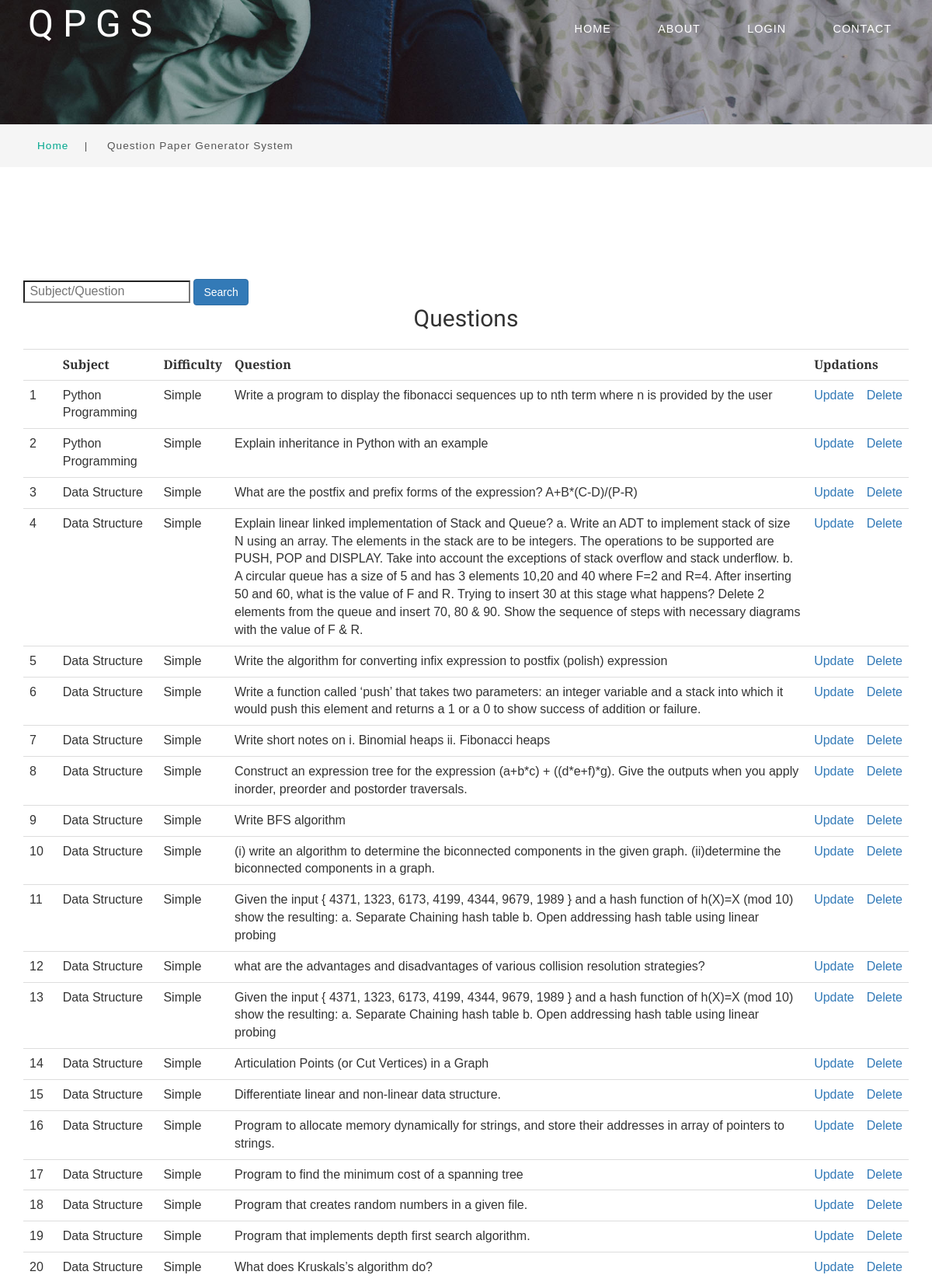
/questionlist/ (upper part), run on the app's committed database.
### master/models.py (models this page shows, shortened)
class Question(models.Model):
    subjects = models.ForeignKey(Subject, on_delete=models.CASCADE)
    questions = models.TextField(max_length=2000)
    difficulty = models.CharField(choices=LVL, max_length=10)
    created = models.DateTimeField(auto_now=True)

class Subject(models.Model):
    course_name=models.ForeignKey(Course,on_delete=models.CASCADE)
    semesters = models.PositiveIntegerField(default=1, validators=[MinValueValidator(1), MaxValueValidator(8)])
    subject_name = models.CharField(max_length=60)
    created = models.DateTimeField(auto_now=True)
    def __str__(self):
        return self.subject_name

### master/views.py (the view)
# urls.py: path(r'questionlist/', questionlist, name='questionlist'),
def questionlist(request):
    products = list(Question.objects.all())
    return render(request, 'questionlist.html', {'products': products})

### templates/questionlist.html
{% extends "base.html" %}
{% load static %}
{% load bootstrap4 %}
{% block content %}
 <form action="{% url 'search' %}" method="GET">
            <input type="search" name="search" placeholder=" Subject/Question" required/>
            <button type="submit" class="btn btn-primary">Search</button>
        </form>
<h2 align="center">Questions</h2><br>
<table class="table">
    <tr><th></th>
        <th>Subject</th>
         <th >Difficulty</th>
        <th>Question</th>
        <th colspan="2" align="center">Updations</th>
    </tr>
    {% for i in products %}
    <tr><td>{{ forloop.counter }}</td>
        <td>{{i.subjects}}</td>
        <td>{{i.difficulty}}</td>
        <td>{{i.questions}}</td>
        <td><a href="{% url 'quesup' i.id %}">Update</a></td>
       <td><a href="{% url 'quesdel' i.id %}">Delete</a></td>
    </tr>{% endfor %}
</table>
    {% endblock %}

### static/css/style.css (style rules this page uses)
html, body { margin: 0; font-size: 100%; font-family: 'Merriweather Sans', sans-serif; background: #fff; }
body a { text-decoration: none; transition: 0.5s all; -webkit-transition: 0.5s all; -moz-transition: 0.5s all; -o-transition: 0.5s all; -ms-transition: 0.5s all; }
h1, h2, h3, h4, h5, h6 { margin: 0; font-weight: 400; font-family: 'Mallanna', sans-serif; }

### data on the page
Question: subjects "Python Programming", difficulty "Simple", questions "Write a program to display the fibonacci sequences up to nth term where n is provided by the user"
Question: subjects "Python Programming", difficulty "Simple", questions "Explain inheritance in Python with an example"
Question: subjects "Data Structure", difficulty "Simple", questions "What are the postfix and prefix forms of the expression? A+B*(C-D)/(P-R)"
Question: subjects "Data Structure", difficulty "Simple", questions "Explain linear linked implementation of Stack and Queue? a. Write an ADT to implement stack of size N using an array. The elements in the stack are to be integers. The operations to be supported are PUSH, POP and DISPLAY. Take into account the exceptions of stack overflow and stack underflow. b. A circular queue has a size of 5 and has 3 elements 10,20 and 40 where F=2 and R=4. After inserting 50 and 60, what is the value of F and R. Trying to insert 30 at this stage what happens? Delete 2 elements from the queue and insert 70, 80 & 90. Show the sequence of steps with necessary diagrams with the value of F & R."
Question: subjects "Data Structure", difficulty "Simple", questions "Write the algorithm for converting infix expression to postfix (polish) expression"
Question: subjects "Data Structure", difficulty "Simple", questions "Write a function called ‘push’ that takes two parameters: an integer variable and a stack into which it would push this element and returns a 1 or a 0 to show success of addition or failure."
Question: subjects "Data Structure", difficulty "Simple", questions "Write short notes on i. Binomial heaps ii. Fibonacci heaps"
Question: subjects "Data Structure", difficulty "Simple", questions "Construct an expression tree for the expression (a+b*c) + ((d*e+f)*g). Give the outputs when you apply inorder, preorder and postorder traversals."
Question: subjects "Data Structure", difficulty "Simple", questions "Write BFS algorithm"
Question: subjects "Data Structure", difficulty "Simple", questions "(i) write an algorithm to determine the biconnected components in the given graph. (ii)determine the biconnected components in a graph."
Question: subjects "Data Structure", difficulty "Simple", questions "Given the input { 4371, 1323, 6173, 4199, 4344, 9679, 1989 } and a hash function of h(X)=X (mod 10) show the resulting: a. Separate Chaining hash table b. Open addressing hash table using linear probing"
Question: subjects "Data Structure", difficulty "Simple", questions "what are the advantages and disadvantages of various collision resolution strategies?"
Question: subjects "Data Structure", difficulty "Simple", questions "Given the input { 4371, 1323, 6173, 4199, 4344, 9679, 1989 } and a hash function of h(X)=X (mod 10) show the resulting: a. Separate Chaining hash table b. Open addressing hash table using linear probing"
Question: subjects "Data Structure", difficulty "Simple", questions "Articulation Points (or Cut Vertices) in a Graph"
Question: subjects "Data Structure", difficulty "Simple", questions "Differentiate linear and non-linear data structure."
Question: subjects "Data Structure", difficulty "Simple", questions "Program to allocate memory dynamically for strings, and store their addresses in array of pointers to strings."
Question: subjects "Data Structure", difficulty "Simple", questions "Program to find the minimum cost of a spanning tree"
Question: subjects "Data Structure", difficulty "Simple", questions "Program that creates random numbers in a given file."
Question: subjects "Data Structure", difficulty "Simple", questions "Program that implements depth first search algorithm."
Question: subjects "Data Structure", difficulty "Simple", questions "What does Kruskals’s algorithm do?"
